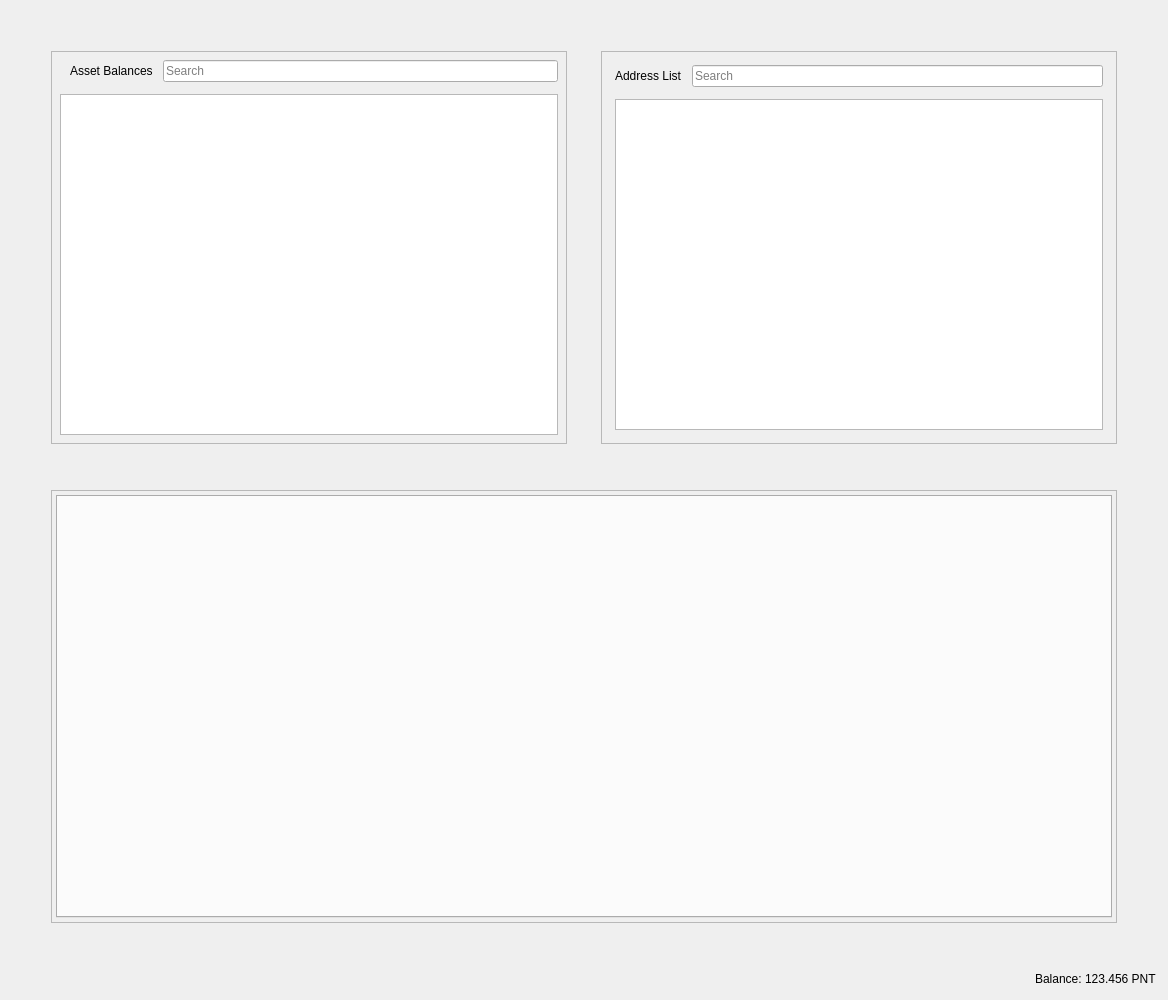
<?xml version="1.0" encoding="UTF-8"?>
<ui version="4.0">
 <class>RestrictedAssetsDialog</class>
 <widget class="QDialog" name="RestrictedAssetsDialog">
  <property name="geometry">
   <rect>
    <x>0</x>
    <y>0</y>
    <width>1168</width>
    <height>1000</height>
   </rect>
  </property>
  <property name="windowTitle">
   <string>Send Coins</string>
  </property>
  <layout class="QVBoxLayout" name="verticalLayout">
   <item>
    <layout class="QHBoxLayout" name="horizontalLayout">
     <property name="spacing">
      <number>34</number>
     </property>
     <property name="leftMargin">
      <number>40</number>
     </property>
     <property name="topMargin">
      <number>40</number>
     </property>
     <property name="rightMargin">
      <number>40</number>
     </property>
     <property name="bottomMargin">
      <number>40</number>
     </property>
     <item>
      <widget class="QFrame" name="frameAssetBalance">
       <property name="frameShape">
        <enum>QFrame::StyledPanel</enum>
       </property>
       <property name="frameShadow">
        <enum>QFrame::Raised</enum>
       </property>
       <layout class="QVBoxLayout" name="verticalLayout_7">
        <property name="spacing">
         <number>12</number>
        </property>
        <property name="leftMargin">
         <number>4</number>
        </property>
        <property name="topMargin">
         <number>4</number>
        </property>
        <property name="rightMargin">
         <number>4</number>
        </property>
        <property name="bottomMargin">
         <number>4</number>
        </property>
        <item>
         <layout class="QVBoxLayout" name="verticalLayout_4">
          <property name="spacing">
           <number>12</number>
          </property>
          <property name="leftMargin">
           <number>4</number>
          </property>
          <property name="topMargin">
           <number>4</number>
          </property>
          <property name="rightMargin">
           <number>4</number>
          </property>
          <property name="bottomMargin">
           <number>4</number>
          </property>
          <item>
           <layout class="QHBoxLayout" name="horizontalLayout_8">
            <property name="spacing">
             <number>10</number>
            </property>
            <property name="leftMargin">
             <number>10</number>
            </property>
            <item>
             <widget class="QLabel" name="labelAssetBalance">
              <property name="text">
               <string>Asset Balances</string>
              </property>
             </widget>
            </item>
            <item>
             <widget class="QLineEdit" name="lineEditAssetSearch">
              <property name="placeholderText">
               <string>Search</string>
              </property>
             </widget>
            </item>
           </layout>
          </item>
          <item>
           <widget class="QTableView" name="listAssets"/>
          </item>
         </layout>
        </item>
       </layout>
      </widget>
     </item>
     <item>
      <widget class="QFrame" name="frameAddressList">
       <property name="frameShape">
        <enum>QFrame::StyledPanel</enum>
       </property>
       <property name="frameShadow">
        <enum>QFrame::Raised</enum>
       </property>
       <layout class="QVBoxLayout" name="verticalLayout_10">
        <property name="spacing">
         <number>12</number>
        </property>
        <item>
         <layout class="QVBoxLayout" name="verticalLayout_9">
          <property name="spacing">
           <number>12</number>
          </property>
          <property name="leftMargin">
           <number>4</number>
          </property>
          <property name="topMargin">
           <number>4</number>
          </property>
          <property name="rightMargin">
           <number>4</number>
          </property>
          <property name="bottomMargin">
           <number>4</number>
          </property>
          <item>
           <layout class="QHBoxLayout" name="horizontalLayout_9">
            <property name="spacing">
             <number>10</number>
            </property>
            <property name="leftMargin">
             <number>0</number>
            </property>
            <property name="topMargin">
             <number>0</number>
            </property>
            <property name="rightMargin">
             <number>0</number>
            </property>
            <property name="bottomMargin">
             <number>0</number>
            </property>
            <item>
             <widget class="QLabel" name="labelAddressList">
              <property name="text">
               <string>Address List</string>
              </property>
             </widget>
            </item>
            <item>
             <widget class="QLineEdit" name="lineEditAddressSearch">
              <property name="placeholderText">
               <string>Search</string>
              </property>
             </widget>
            </item>
           </layout>
          </item>
          <item>
           <widget class="QTableView" name="myAddressList"/>
          </item>
         </layout>
        </item>
       </layout>
      </widget>
     </item>
    </layout>
   </item>
   <item>
    <layout class="QHBoxLayout" name="horizontalLayout_4">
     <property name="spacing">
      <number>34</number>
     </property>
     <property name="leftMargin">
      <number>40</number>
     </property>
     <property name="topMargin">
      <number>0</number>
     </property>
     <property name="rightMargin">
      <number>40</number>
     </property>
     <property name="bottomMargin">
      <number>40</number>
     </property>
     <item>
      <widget class="QFrame" name="tabFrame">
       <property name="frameShape">
        <enum>QFrame::StyledPanel</enum>
       </property>
       <property name="frameShadow">
        <enum>QFrame::Raised</enum>
       </property>
       <layout class="QVBoxLayout" name="verticalLayout_8">
        <property name="spacing">
         <number>12</number>
        </property>
        <property name="leftMargin">
         <number>4</number>
        </property>
        <property name="topMargin">
         <number>4</number>
        </property>
        <property name="rightMargin">
         <number>4</number>
        </property>
        <property name="bottomMargin">
         <number>4</number>
        </property>
        <item>
         <widget class="QTabWidget" name="tabWidget">
          <property name="tabPosition">
           <enum>QTabWidget::North</enum>
          </property>
          <property name="tabShape">
           <enum>QTabWidget::Rounded</enum>
          </property>
          <property name="currentIndex">
           <number>-1</number>
          </property>
          <property name="elideMode">
           <enum>Qt::ElideNone</enum>
          </property>
         </widget>
        </item>
       </layout>
      </widget>
     </item>
    </layout>
   </item>
   <item>
    <layout class="QHBoxLayout" name="horizontalLayout_2">
     <property name="spacing">
      <number>3</number>
     </property>
     <item>
      <spacer name="horizontalSpacer">
       <property name="orientation">
        <enum>Qt::Horizontal</enum>
       </property>
       <property name="sizeHint" stdset="0">
        <size>
         <width>40</width>
         <height>20</height>
        </size>
       </property>
      </spacer>
     </item>
     <item alignment="Qt::AlignRight">
      <widget class="QLabel" name="label">
       <property name="sizePolicy">
        <sizepolicy hsizetype="Preferred" vsizetype="Fixed">
         <horstretch>0</horstretch>
         <verstretch>0</verstretch>
        </sizepolicy>
       </property>
       <property name="text">
        <string>Balance:</string>
       </property>
      </widget>
     </item>
     <item alignment="Qt::AlignRight">
      <widget class="QLabel" name="labelBalance">
       <property name="sizePolicy">
        <sizepolicy hsizetype="Preferred" vsizetype="Fixed">
         <horstretch>0</horstretch>
         <verstretch>0</verstretch>
        </sizepolicy>
       </property>
       <property name="cursor">
        <cursorShape>IBeamCursor</cursorShape>
       </property>
       <property name="text">
        <string notr="true">123.456 PNT</string>
       </property>
       <property name="textInteractionFlags">
        <set>Qt::LinksAccessibleByMouse|Qt::TextSelectableByKeyboard|Qt::TextSelectableByMouse</set>
       </property>
      </widget>
     </item>
    </layout>
   </item>
  </layout>
 </widget>
 <resources>
  <include location="../points.qrc"/>
 </resources>
 <connections/>
</ui>
